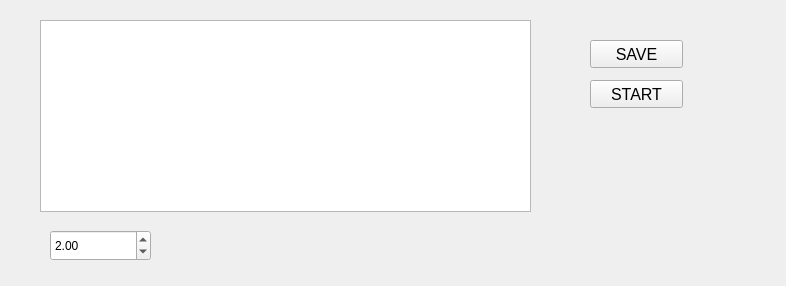
<?xml version="1.0" encoding="UTF-8"?>
<ui version="4.0">
 <class>Form</class>
 <widget class="QWidget" name="Form">
  <property name="geometry">
   <rect>
    <x>0</x>
    <y>0</y>
    <width>786</width>
    <height>286</height>
   </rect>
  </property>
  <property name="windowTitle">
   <string>Form</string>
  </property>
  <widget class="QPushButton" name="pushButton_save">
   <property name="geometry">
    <rect>
     <x>590</x>
     <y>40</y>
     <width>93</width>
     <height>28</height>
    </rect>
   </property>
   <property name="font">
    <font>
     <family>MS Sans Serif</family>
     <pointsize>12</pointsize>
    </font>
   </property>
   <property name="text">
    <string>SAVE</string>
   </property>
  </widget>
  <widget class="QPushButton" name="pushButton_start">
   <property name="geometry">
    <rect>
     <x>590</x>
     <y>80</y>
     <width>93</width>
     <height>28</height>
    </rect>
   </property>
   <property name="font">
    <font>
     <family>MS Sans Serif</family>
     <pointsize>12</pointsize>
    </font>
   </property>
   <property name="text">
    <string>START</string>
   </property>
  </widget>
  <widget class="QDoubleSpinBox" name="doubleSpinBox_xmin">
   <property name="geometry">
    <rect>
     <x>50</x>
     <y>230</y>
     <width>101</width>
     <height>31</height>
    </rect>
   </property>
   <property name="singleStep">
    <double>0.500000000000000</double>
   </property>
   <property name="value">
    <double>2.000000000000000</double>
   </property>
  </widget>
  <widget class="QGraphicsView" name="graphicsView">
   <property name="geometry">
    <rect>
     <x>40</x>
     <y>20</y>
     <width>491</width>
     <height>192</height>
    </rect>
   </property>
  </widget>
 </widget>
 <resources/>
 <connections/>
</ui>
